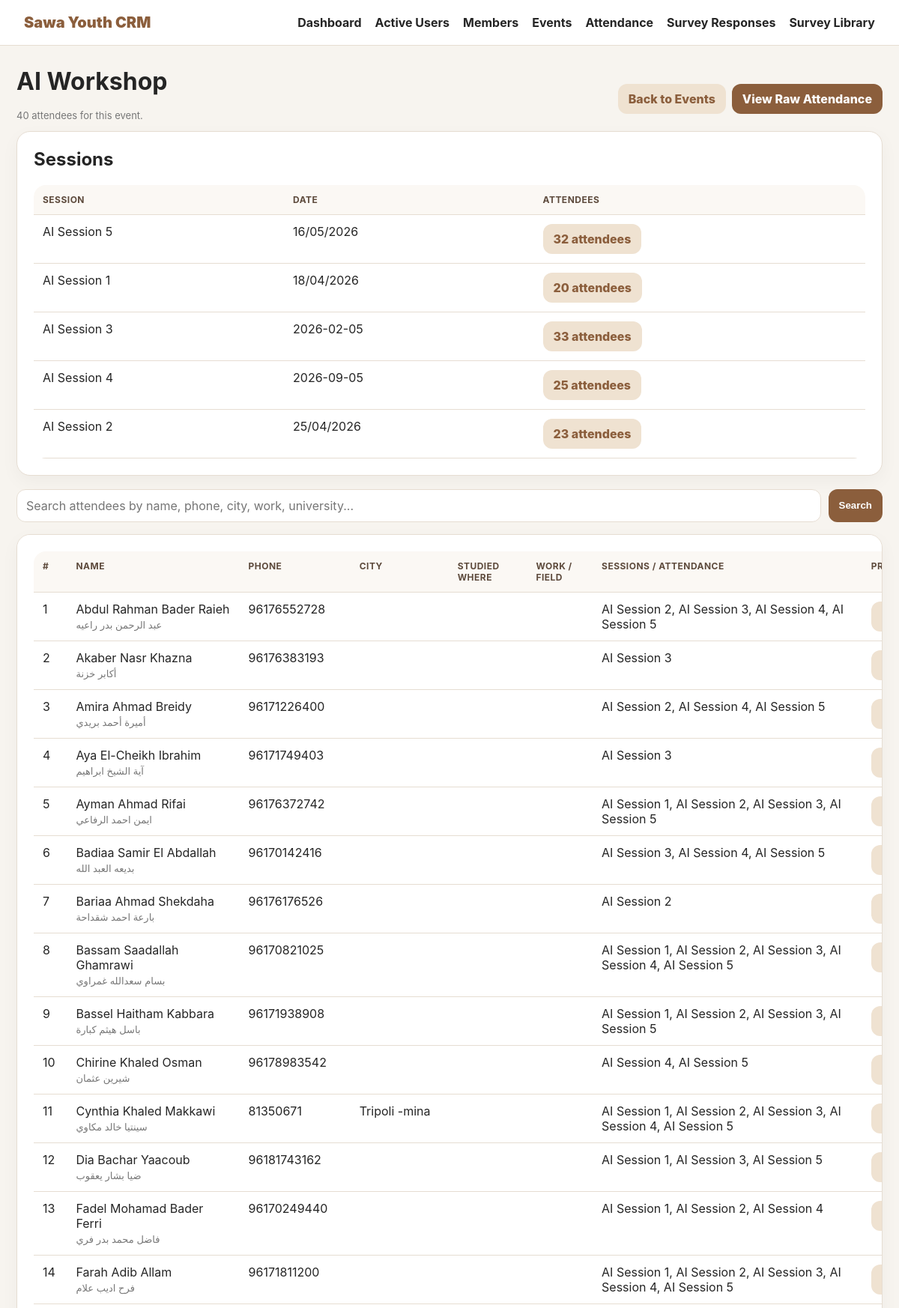
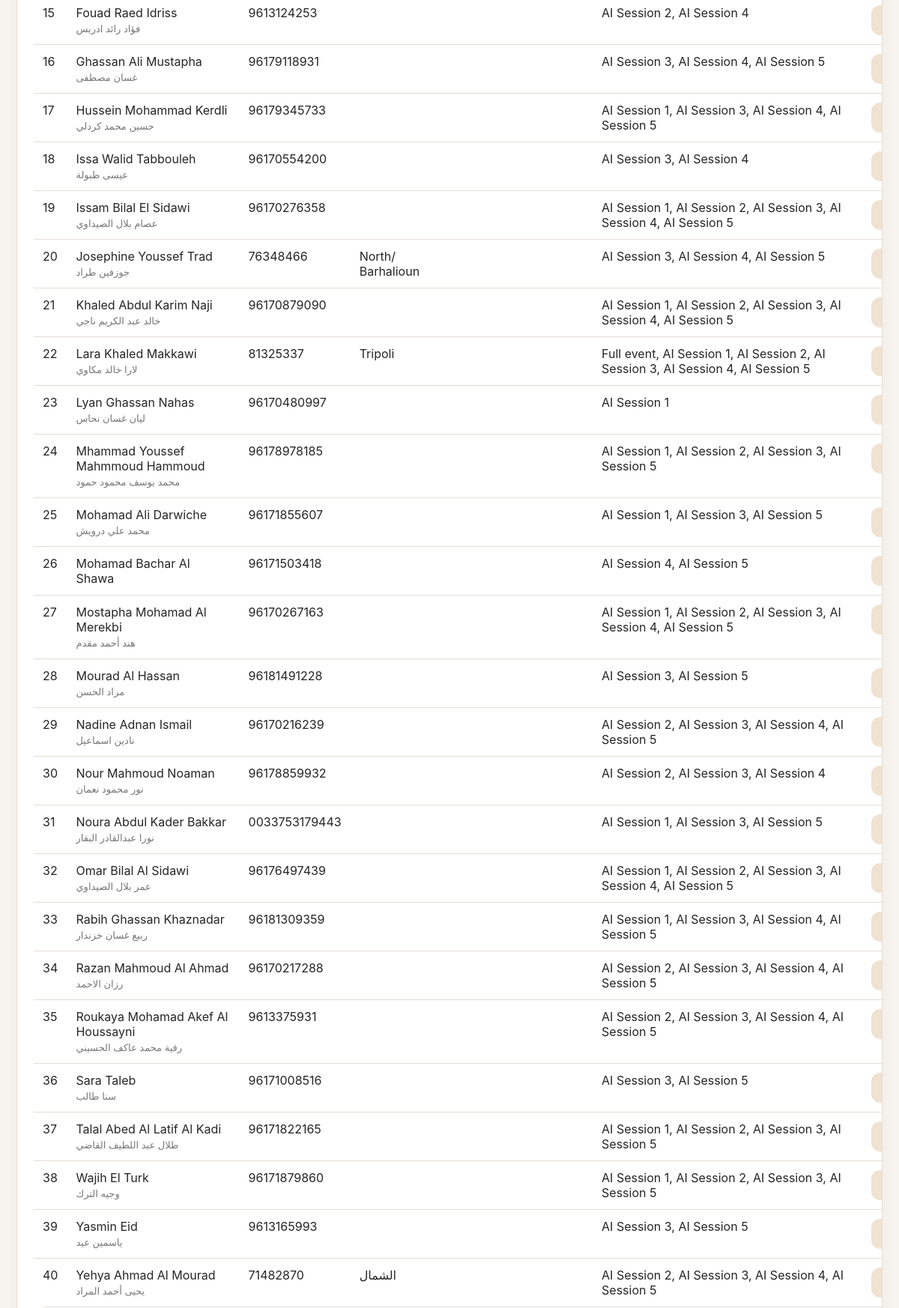
Page /events/2/attendees (upper part) on the committed database (2 pictures, top to bottom).
### tables this page shows
CREATE TABLE events (
    id INTEGER PRIMARY KEY AUTOINCREMENT,
    code TEXT UNIQUE,
    name TEXT NOT NULL,
    event_date TEXT,
    location TEXT,
    event_type TEXT,
    notes TEXT
);

CREATE TABLE members (
    id INTEGER PRIMARY KEY AUTOINCREMENT,
    full_name_en TEXT NOT NULL,
    full_name_ar TEXT,
    phone TEXT,
    email TEXT,
    birth_date TEXT,
    gender TEXT,
    city TEXT,
    current_status TEXT,
    studied_where TEXT,
    field_of_study TEXT,
    work TEXT,
    english_level TEXT,
    notes TEXT,
    created_at TEXT DEFAULT CURRENT_TIMESTAMP
);

### app.py (the view)
@app.route("/events/<int:event_id>/attendees")
def event_attendees(event_id):
    q = request.args.get("q", "").strip()
    conn = get_db()
    event = conn.execute("SELECT * FROM events WHERE id=?", (event_id,)).fetchone()
    if not event:
        conn.close()
        flash("Event not found.")
        return redirect(url_for("events"))
    where = "AND (m.full_name_en LIKE ? OR m.phone LIKE ? OR m.city LIKE ? OR m.work LIKE ? OR m.studied_where LIKE ?)" if q else ""
    params = [event_id] + ([f"%{q}%"]*5 if q else [])
    attendees = conn.execute(f"""
        SELECT m.*, COUNT(a.id) attendance_count,
               GROUP_CONCAT(COALESCE(s.name, 'Full event'), ', ') session_names
        FROM attendance a
        JOIN members m ON m.id=a.member_id
        LEFT JOIN sessions s ON s.id=a.session_id
        WHERE a.event_id=? {where}
        GROUP BY m.id
        ORDER BY m.full_name_en
    """, params).fetchall()
    sessions = conn.execute("""
        SELECT s.*, COUNT(DISTINCT a.member_id) attendee_count
        FROM sessions s
        LEFT JOIN attendance a ON a.session_id=s.id
        WHERE s.event_id=?
        GROUP BY s.id
        ORDER BY s.session_date, s.name
    """, (event_id,)).fetchall()
    conn.close()
    return render_template("event_attendees.html", event=event, attendees=attendees, sessions=sessions, q=q)

### app.py (called while the page is built)
def get_db():
    conn = sqlite3.connect(DB_PATH)
    conn.row_factory = sqlite3.Row
    conn.execute("PRAGMA foreign_keys = ON")
    return conn

### templates/event_attendees.html
{% extends 'base.html' %}{% block content %}
<div class="actions" style="justify-content:space-between"><div><h1>{{ event.name }}</h1><p class="label">{{ attendees|length }} attendees for this event.</p></div><div class="actions"><a class="btn secondary" href="{{ url_for('events') }}">Back to Events</a><a class="btn" href="{{ url_for('attendance', q=event.name) }}">View Raw Attendance</a></div></div>
{% if sessions %}<div class="card"><h2>Sessions</h2><table><tr><th>Session</th><th>Date</th><th>Attendees</th></tr>{% for s in sessions %}<tr><td>{{ s.name }}</td><td>{{ s.session_date }}</td><td><a class="btn secondary" href="{{ url_for('session_attendees', session_id=s.id) }}">{{ s.attendee_count }} attendees</a></td></tr>{% endfor %}</table></div>{% endif %}
<form class="search"><input name="q" placeholder="Search attendees by name, phone, city, work, university..." value="{{ q }}"><button class="btn">Search</button></form>
<div class="card scroll"><table class="wide"><tr><th>#</th><th>Name</th><th>Phone</th><th>City</th><th>Studied Where</th><th>Work / Field</th><th>Sessions / Attendance</th><th>Profile</th></tr>{% for m in attendees %}<tr><td>{{ loop.index }}</td><td>{{ m.full_name_en }}<br><span class="label">{{ m.full_name_ar or '' }}</span></td><td>{{ m.phone or '' }}</td><td>{{ m.city or '' }}</td><td>{{ m.studied_where or '' }}</td><td>{{ m.work or m.field_of_study or '' }}</td><td>{{ m.session_names or m.attendance_count }}</td><td><a class="btn secondary" href="{{ url_for('member_detail', member_id=m.id) }}">Open</a></td></tr>{% endfor %}</table></div>
{% endblock %}

### static/style.css (style rules this page uses)
:root { --bg:#f7f4ef;--card:#fff;--ink:#252525;--muted:#777;--line:#e6ddd2;--accent:#8b5e3c;--soft:#efe2d1 }
* { box-sizing:border-box }
body { margin:0;font-family:Inter,Arial,sans-serif;background:var(--bg);color:var(--ink) }
h1 { margin:0 0 18px }
.card { background:white;border:1px solid var(--line);border-radius:18px;padding:22px;box-shadow:0 8px 24px rgba(0,0,0,.04);margin-bottom:18px }
.label { color:var(--muted);font-size:13px }
.btn { background:var(--accent);color:white;padding:10px 14px;border-radius:12px;border:0;text-decoration:none;display:inline-block;font-weight:800;cursor:pointer }
.btn.secondary { background:var(--soft);color:var(--accent) }
.actions { display:flex;gap:8px;align-items:center;flex-wrap:wrap }
table { width:100%;border-collapse:collapse;background:white;border-radius:16px;overflow:hidden }
th,td { text-align:left;padding:12px;border-bottom:1px solid var(--line);vertical-align:top }
th { background:#fbf8f4;color:#5d4a3c;font-size:12px;text-transform:uppercase;letter-spacing:.04em }
input,textarea,select { width:100%;padding:11px 12px;border:1px solid var(--line);border-radius:12px;font:inherit;background:white }
.search { display:flex;gap:10px;margin-bottom:16px }
.wide { min-width:1200px }
.scroll { overflow-x:auto }
.btn { transition:.15s ease }
h2 { margin-top:0 }

### rows in the picture
events: name "AI Workshop"
members: full_name_en "Abdul Rahman Bader Raieh", full_name_ar "عبد الرحمن بدر راعيه", phone "96176552728", session_names "AI Session 2, AI Session 3, AI Session 4, AI Session 5"
members: full_name_en "Akaber Nasr Khazna", full_name_ar "أكابر خزنة", phone "96176383193", session_names "AI Session 3"
members: full_name_en "Amira Ahmad Breidy", full_name_ar "أميرة أحمد بريدي", phone "96171226400", session_names "AI Session 2, AI Session 4, AI Session 5"
members: full_name_en "Aya El-Cheikh Ibrahim", full_name_ar "آية الشيخ ابراهيم", phone "96171749403", session_names "AI Session 3"
members: full_name_en "Ayman Ahmad Rifai", full_name_ar "ايمن احمد الرفاعي", phone "96176372742", session_names "AI Session 1, AI Session 2, AI Session 3, AI Session 5"
members: full_name_en "Badiaa Samir El Abdallah", full_name_ar "بديعه العبد الله", phone "96170142416", session_names "AI Session 3, AI Session 4, AI Session 5"
members: full_name_en "Bariaa Ahmad Shekdaha", full_name_ar "بارعة احمد شقداحة", phone "96176176526", session_names "AI Session 2"
members: full_name_en "Bassam Saadallah Ghamrawi", full_name_ar "بسام سعدالله غمراوي", phone "96170821025", session_names "AI Session 1, AI Session 2, AI Session 3, AI Session 4, AI Session 5"
members: full_name_en "Bassel Haitham Kabbara", full_name_ar "باسل هيثم كبارة", phone "96171938908", session_names "AI Session 1, AI Session 2, AI Session 3, AI Session 5"
members: full_name_en "Chirine Khaled Osman", full_name_ar "شيرين عثمان", phone "96178983542", session_names "AI Session 4, AI Session 5"
members: full_name_en "Cynthia Khaled Makkawi", full_name_ar "سينتيا خالد مكاوي", phone "81350671", city "Tripoli -mina", session_names "AI Session 1, AI Session 2, AI Session 3, AI Session 4, AI Session 5"
members: full_name_en "Dia Bachar Yaacoub", full_name_ar "ضيا بشار يعقوب", phone "96181743162", session_names "AI Session 1, AI Session 3, AI Session 5"
members: full_name_en "Fadel Mohamad Bader Ferri", full_name_ar "فاضل محمد بدر فري", phone "96170249440", session_names "AI Session 1, AI Session 2, AI Session 4"
members: full_name_en "Farah Adib Allam", full_name_ar "فرح اديب علام", phone "96171811200", session_names "AI Session 1, AI Session 2, AI Session 3, AI Session 4, AI Session 5"
members: full_name_en "Fouad Raed Idriss", full_name_ar "فؤاد رائد ادريس", phone "9613124253", session_names "AI Session 2, AI Session 4"
members: full_name_en "Ghassan Ali Mustapha", full_name_ar "غسان مصطفى", phone "96179118931", session_names "AI Session 3, AI Session 4, AI Session 5"
members: full_name_en "Hussein Mohammad Kerdli", full_name_ar "حسين محمد كردلي", phone "96179345733", session_names "AI Session 1, AI Session 3, AI Session 4, AI Session 5"
members: full_name_en "Issa Walid Tabbouleh", full_name_ar "عيسى طبولة", phone "96170554200", session_names "AI Session 3, AI Session 4"
members: full_name_en "Issam Bilal El Sidawi", full_name_ar "عصام بلال الصيداوي", phone "96170276358", session_names "AI Session 1, AI Session 2, AI Session 3, AI Session 4, AI Session 5"
members: full_name_en "Josephine Youssef Trad", full_name_ar "جوزفين طراد", phone "76348466", city "North/ Barhalioun", session_names "AI Session 3, AI Session 4, AI Session 5"
members: full_name_en "Khaled Abdul Karim Naji", full_name_ar "خالد عبد الكريم ناجي", phone "96170879090", session_names "AI Session 1, AI Session 2, AI Session 3, AI Session 4, AI Session 5"
members: full_name_en "Lara Khaled Makkawi", full_name_ar "لارا خالد مكاوي", phone "81325337", city "Tripoli", session_names "Full event, AI Session 1, AI Session 2, AI Session 3, AI Session 4, AI Session 5"
members: full_name_en "Lyan Ghassan Nahas", full_name_ar "ليان غسان نحاس", phone "96170480997", session_names "AI Session 1"
members: full_name_en "Mhammad Youssef Mahmmoud Hammoud", full_name_ar "محمد يوسف محمود حمود", phone "96178978185", session_names "AI Session 1, AI Session 2, AI Session 3, AI Session 5"
members: full_name_en "Mohamad Ali Darwiche", full_name_ar "محمد علي درويش", phone "96171855607", session_names "AI Session 1, AI Session 3, AI Session 5"
members: full_name_en "Mohamad Bachar Al Shawa", phone "96171503418", session_names "AI Session 4, AI Session 5"
members: full_name_en "Mostapha Mohamad Al Merekbi", full_name_ar "هند أحمد مقدم", phone "96170267163", session_names "AI Session 1, AI Session 2, AI Session 3, AI Session 4, AI Session 5"
members: full_name_en "Mourad Al Hassan", full_name_ar "مراد الحسن", phone "96181491228", session_names "AI Session 3, AI Session 5"
members: full_name_en "Nadine Adnan Ismail", full_name_ar "نادين اسماعيل", phone "96170216239", session_names "AI Session 2, AI Session 3, AI Session 4, AI Session 5"
members: full_name_en "Nour Mahmoud Noaman", full_name_ar "نور محمود نعمان", phone "96178859932", session_names "AI Session 2, AI Session 3, AI Session 4"
members: full_name_en "Noura Abdul Kader Bakkar", full_name_ar "نورا عبدالقادر البقار", phone "0033753179443", session_names "AI Session 1, AI Session 3, AI Session 5"
members: full_name_en "Omar Bilal Al Sidawi", full_name_ar "عمر بلال الصيداوي", phone "96176497439", session_names "AI Session 1, AI Session 2, AI Session 3, AI Session 4, AI Session 5"
members: full_name_en "Rabih Ghassan Khaznadar", full_name_ar "ربيع غسان خزندار", phone "96181309359", session_names "AI Session 1, AI Session 3, AI Session 4, AI Session 5"
members: full_name_en "Razan Mahmoud Al Ahmad", full_name_ar "رزان الاحمد", phone "96170217288", session_names "AI Session 2, AI Session 3, AI Session 4, AI Session 5"
members: full_name_en "Roukaya Mohamad Akef Al Houssayni", full_name_ar "رقية محمد عاكف الحسيني", phone "9613375931", session_names "AI Session 2, AI Session 3, AI Session 4, AI Session 5"
members: full_name_en "Sara Taleb", full_name_ar "سنا طالب", phone "96171008516", session_names "AI Session 3, AI Session 5"
members: full_name_en "Talal Abed Al Latif Al Kadi", full_name_ar "طلال عبد اللطيف القاضي", phone "96171822165", session_names "AI Session 1, AI Session 2, AI Session 3, AI Session 5"
members: full_name_en "Wajih El Turk", full_name_ar "وجيه الترك", phone "96171879860", session_names "AI Session 1, AI Session 2, AI Session 3, AI Session 5"
members: full_name_en "Yasmin Eid", full_name_ar "ياسمين عيد", phone "9613165993", session_names "AI Session 3, AI Session 5"
members: full_name_en "Yehya Ahmad Al Mourad", full_name_ar "يحيى أحمد المراد", phone "71482870", city "الشمال", session_names "AI Session 2, AI Session 3, AI Session 4, AI Session 5"

### other values in the picture
{{ attendees|length }} "40"
{{ s.name }} "AI Session 5"
{{ s.session_date }} "16/05/2026"
{{ s.attendee_count }} "32"
{{ s.name }} "AI Session 1"
{{ s.session_date }} "18/04/2026"
{{ s.attendee_count }} "20"
{{ s.name }} "AI Session 3"
{{ s.session_date }} "2026-02-05"
{{ s.attendee_count }} "33"
{{ s.name }} "AI Session 4"
{{ s.session_date }} "2026-09-05"
{{ s.attendee_count }} "25"
{{ s.name }} "AI Session 2"
{{ s.session_date }} "25/04/2026"
